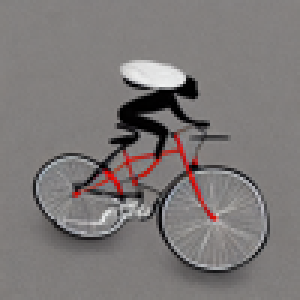
#> input picture deepfake-classification/test/00a1ae95-1d65-42bf-bac5-834b3985b37f.png, 100 x 100 px (shown 3 times larger)
$ python -i knn_deepfake-classification.py   (imports and definitions only)
#> lines starting #> are read from the running program, lines starting #| are printed output that depends on the picture
#> further down, picture is the input picture: shape (100, 100, 3); mean B, G, R 119.8, 120.4, 124.9
import cv2, pandas as pd, os, numpy as np, matplotlib.pyplot as plt, seaborn as sns
from sklearn.neighbors import KNeighborsClassifier
from sklearn.metrics import accuracy_score, confusion_matrix
from PIL import Image, ImageEnhance

folder_dir = "/home/davide/Documents/Deepfake-Classification/deepfake-classification"
img_dir = "/home/davide/Documents/Deepfake-Classification/deepfake-classification/train"
test_dir = "/home/davide/Documents/Deepfake-Classification/deepfake-classification/test"
test_file = os.path.join(folder_dir, "test.csv")
csv_file = os.path.join(folder_dir, "train.csv")
validation_file = os.path.join(folder_dir, "validation.csv")
val_dir = "/home/davide/Documents/Deepfake-Classification/deepfake-classification/validation"

# [1 line that did not run here, left out]

def augment_image(image):
    image_pil = Image.fromarray(image)

    image_pil = image_pil.transpose(Image.FLIP_LEFT_RIGHT)
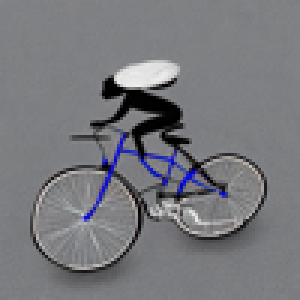
#> image_pil: PIL image 100x100 RGB (shown 3 times larger); mean R, G, B 119.8, 120.4, 124.9
    image_pil = image_pil.transpose(Image.FLIP_TOP_BOTTOM)
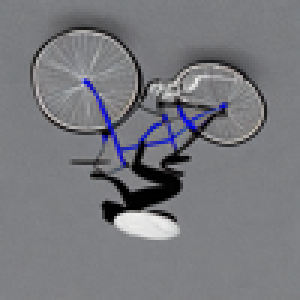
#> image_pil: PIL image 100x100 RGB (shown 3 times larger); mean R, G, B 119.8, 120.4, 124.9

    image_pil = image_pil.rotate(40)
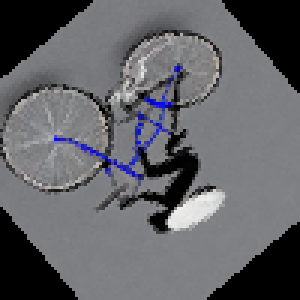
#> image_pil: PIL image 100x100 RGB (shown 3 times larger); mean R, G, B 98.7, 99.1, 103.1

    enhancer = ImageEnhance.Brightness(image_pil)
    image_pil = enhancer.enhance(1.185)
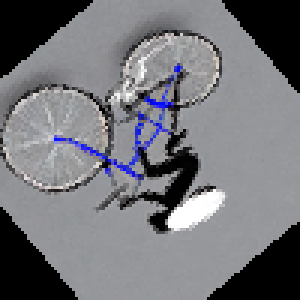
#> image_pil: PIL image 100x100 RGB (shown 3 times larger); mean R, G, B 116.3, 116.9, 121.6

    image_pil = ImageEnhance.Color(image_pil).enhance(0.8)
    image_pil = ImageEnhance.Sharpness(image_pil).enhance(0.968)

    return np.array(image_pil)

augmented_features = []
augmented_labels = []

# [19 lines not run here, left out]

def load_images_and_labels(csv_path, img_folder, flatten=True):
    df = pd.read_csv(csv_path)
    features = []
    labels = []
    image_ids = []
    for idx, row in df.iterrows():
        img_name = row['image_id'] + '.png'
        img_path = os.path.join(img_folder, img_name)
        image = cv2.imread(img_path)
        image_hsv = cv2.cvtColor(image, cv2.COLOR_BGR2HSV)
        image_resized = cv2.resize(image_hsv, (100, 100))

        hist = cv2.calcHist([image_resized], [0, 1, 2], None, [8, 8, 8], [0, 256, 0, 256, 0, 256])
        hist = cv2.normalize(hist, hist).flatten()

        features.append(hist)
        if 'label' in row:
            labels.append(row['label'])
        image_ids.append(row['image_id'])

    if labels:
        return np.array(features), np.array(labels), image_ids
    else:
        return np.array(features), image_ids

# [1 line that did not run here, left out]

# [1 line that did not run here, left out]
# [1 line that did not run here, left out]

knn = KNeighborsClassifier(n_neighbors=5, metric='manhattan', weights='distance')
# [1 line not run here, left out]

# [1 line that did not run here, left out]
# [1 line that did not run here, left out]
# [1 line not run here, left out]

# [1 line that did not run here, left out]
# [1 line that did not run here, left out]
# [1 line that did not run here, left out]
# [1 line not run here, left out]
# [1 line that did not run here, left out]
# [8 lines not run here, left out]

# [1 line that did not run here, left out]
# [1 line that did not run here, left out]

# [1 line that did not run here, left out]
# [2 lines not run here, left out]

>>> import cv2
>>> picture = cv2.imread('deepfake-classification/test/00a1ae95-1d65-42bf-bac5-834b3985b37f.png')
>>> result = augment_image(picture)
